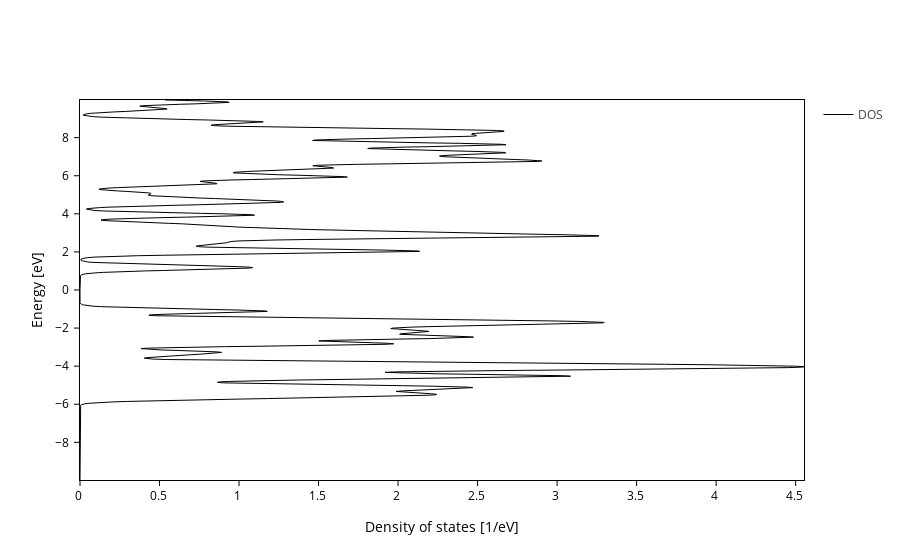

Notebook code cell kept with this figure:
### Markdown cell above
By default, a PDOS plot shows the total density of states:

### Code cell
plot

### Figure 1 — Plotly figure (JSON) as saved in the notebook; plotly's stock layout.template omitted (floating-point values rounded to 4 significant figures; data arrays with more than 128 entries replaced by an {"elided": "..."} marker saying what was removed)
{"data": [{"line": {"color": "black", "dash": "solid", "width": 1.0}, "mode": "lines", "name": "DOS", "opacity": 1, "type": "scatter", "uid": "2672fff1-bc58-4bd7-9f2c-c63c661ae364", "x": {"elided": "799 float values"}, "y": {"elided": "799 float values"}}], "layout": {"showlegend": true, "xaxis": {"mirror": true, "title": {"text": "Density of states [1/eV]"}}, "yaxis": {"mirror": true, "range": [-9.979, 9.977], "title": {"text": "Energy [eV]"}}}}
